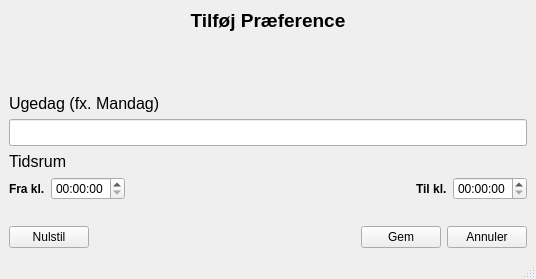
<?xml version="1.0" encoding="UTF-8"?>
<ui version="4.0">
 <class>MainWindow</class>
 <widget class="QMainWindow" name="MainWindow">
  <property name="geometry">
   <rect>
    <x>0</x>
    <y>0</y>
    <width>536</width>
    <height>279</height>
   </rect>
  </property>
  <property name="windowTitle">
   <string>MainWindow</string>
  </property>
  <widget class="QWidget" name="centralwidget">
   <layout class="QVBoxLayout" name="verticalLayout_2">
    <item>
     <layout class="QVBoxLayout" name="verticalLayout">
      <item>
       <widget class="QLabel" name="overskrift">
        <property name="font">
         <font>
          <pointsize>14</pointsize>
          <bold>true</bold>
         </font>
        </property>
        <property name="text">
         <string>&lt;html&gt;&lt;head/&gt;&lt;body&gt;&lt;p align=&quot;center&quot;&gt;Tilføj Præference&lt;/p&gt;&lt;/body&gt;&lt;/html&gt;</string>
        </property>
       </widget>
      </item>
      <item>
       <spacer name="verticalSpacer">
        <property name="orientation">
         <enum>Qt::Vertical</enum>
        </property>
        <property name="sizeHint" stdset="0">
         <size>
          <width>20</width>
          <height>40</height>
         </size>
        </property>
       </spacer>
      </item>
      <item>
       <widget class="QLabel" name="ugedag">
        <property name="font">
         <font>
          <pointsize>12</pointsize>
         </font>
        </property>
        <property name="text">
         <string>Ugedag (fx. Mandag)</string>
        </property>
       </widget>
      </item>
      <item>
       <widget class="QLineEdit" name="lineEdit_ugedag">
        <property name="font">
         <font>
          <pointsize>12</pointsize>
         </font>
        </property>
       </widget>
      </item>
      <item>
       <widget class="QLabel" name="tidsrum">
        <property name="font">
         <font>
          <pointsize>12</pointsize>
         </font>
        </property>
        <property name="text">
         <string>Tidsrum</string>
        </property>
       </widget>
      </item>
      <item>
       <layout class="QHBoxLayout" name="horizontalLayout_2">
        <item>
         <widget class="QLabel" name="label_4">
          <property name="font">
           <font>
            <bold>true</bold>
           </font>
          </property>
          <property name="text">
           <string>Fra kl.</string>
          </property>
         </widget>
        </item>
        <item>
         <widget class="QTimeEdit" name="timeEdit"/>
        </item>
        <item>
         <spacer name="horizontalSpacer_3">
          <property name="orientation">
           <enum>Qt::Horizontal</enum>
          </property>
          <property name="sizeHint" stdset="0">
           <size>
            <width>40</width>
            <height>20</height>
           </size>
          </property>
         </spacer>
        </item>
        <item>
         <widget class="QLabel" name="label_5">
          <property name="font">
           <font>
            <bold>true</bold>
           </font>
          </property>
          <property name="text">
           <string>Til kl.</string>
          </property>
         </widget>
        </item>
        <item>
         <widget class="QTimeEdit" name="timeEdit_2"/>
        </item>
       </layout>
      </item>
      <item>
       <widget class="QLabel" name="result">
        <property name="text">
         <string/>
        </property>
       </widget>
      </item>
      <item>
       <layout class="QHBoxLayout" name="horizontalLayout">
        <item>
         <widget class="QPushButton" name="pushButtonClear">
          <property name="text">
           <string>Nulstil</string>
          </property>
         </widget>
        </item>
        <item>
         <spacer name="horizontalSpacer_2">
          <property name="orientation">
           <enum>Qt::Horizontal</enum>
          </property>
          <property name="sizeHint" stdset="0">
           <size>
            <width>40</width>
            <height>20</height>
           </size>
          </property>
         </spacer>
        </item>
        <item>
         <widget class="QPushButton" name="pushButtonSave">
          <property name="text">
           <string>Gem</string>
          </property>
         </widget>
        </item>
        <item>
         <widget class="QPushButton" name="pushButtonBack">
          <property name="text">
           <string>Annuler</string>
          </property>
         </widget>
        </item>
       </layout>
      </item>
     </layout>
    </item>
   </layout>
  </widget>
  <widget class="QStatusBar" name="statusbar"/>
 </widget>
 <resources/>
 <connections/>
</ui>
